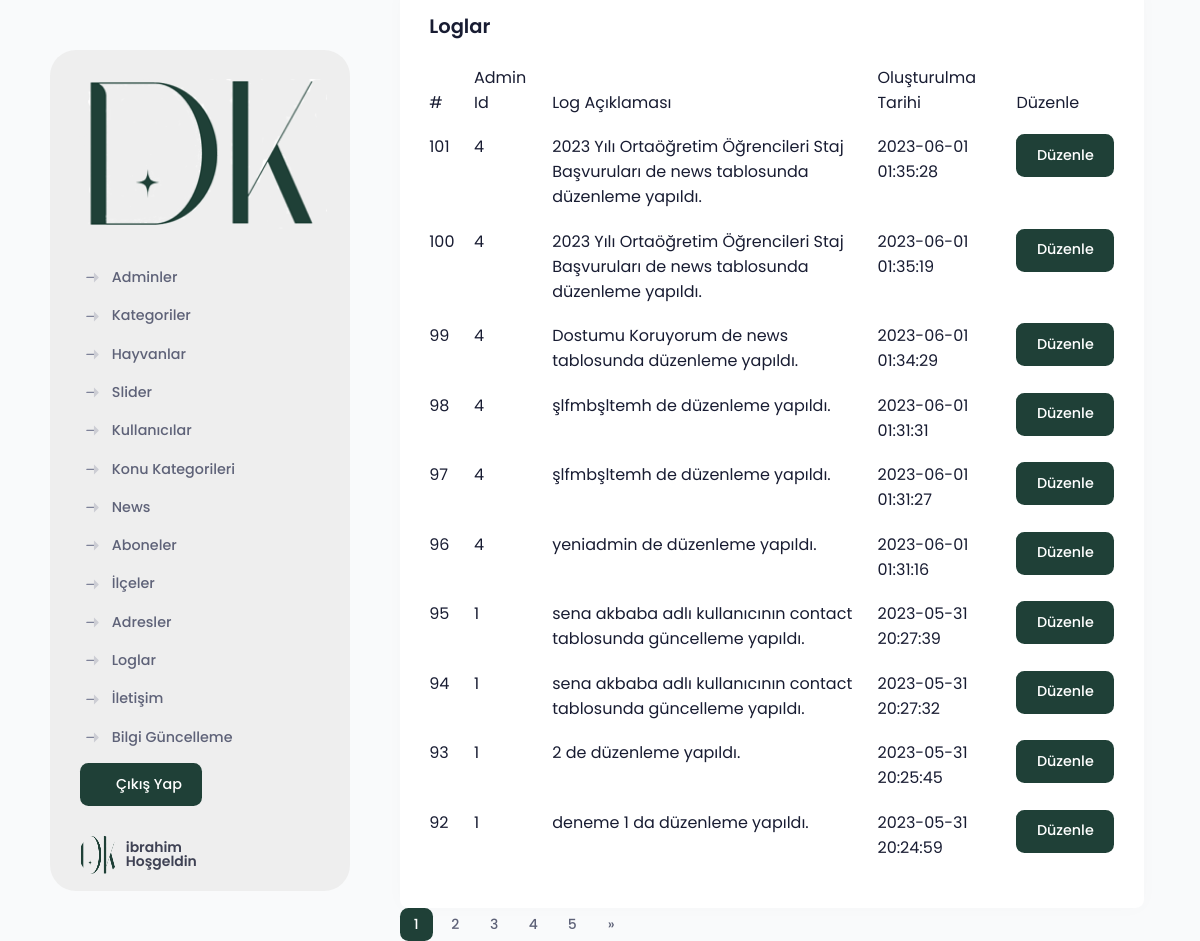
Screenshot of /DK/adminPanel/logs.php (signed in) with the database file from the repository.
### tables this page shows
CREATE TABLE `logs` (
  `id` int(11) NOT NULL AUTO_INCREMENT,
  `admin_id` int(11) DEFAULT NULL,
  `logs` varchar(255) DEFAULT NULL,
  `createdDate` datetime DEFAULT NULL,
  PRIMARY KEY (`id`)
);

### DK/adminPanel/logs.php (the view, shortened to what this page needs)
<?php
include 'header2.php';
$entriesPerPage = 10;
$page = isset($_GET['page']) ? $_GET['page'] : 1;
$offset = ($page - 1) * $entriesPerPage;
$statement = $db->prepare("SELECT * FROM logs ORDER BY id DESC LIMIT :limit OFFSET :offset");
$statement->bindValue(':limit', $entriesPerPage, PDO::PARAM_INT);
$statement->bindValue(':offset', $offset, PDO::PARAM_INT);
$statement->execute();
$totalEntries = $db->query("SELECT COUNT(*) FROM logs")->fetchColumn();
$totalPages = ceil($totalEntries / $entriesPerPage);
?>
<div class="row justify-content-center" style="margin-top: 750px;">
  <div class="col-lg-30">
    <div class="card">
      <div class="card-body">
        <h2 class="card-title">Loglar</h2>
        <table class="table">
          <thead>
            <tr>
              <th>#</th>
              <th>Admin Id</th>
              <th>Log Açıklaması</th>
              <th>Oluşturulma Tarihi</th>
              <th>Düzenle</th>
            </tr>
          </thead>
          <tbody>
            <?php
            while ($row = $statement->fetch(PDO::FETCH_ASSOC)) {
              $admin_id = $row['admin_id'];
              $logs = $row['logs'];
              $createdDate = $row['createdDate'];
              $id = $row['id'];
              echo "<tr>";
              echo "<td>$id</td>";
              echo "<td>$admin_id</td>";
              echo "<td>$logs</td>";
              echo "<td>$createdDate</td>";
              echo "<td><button class='btn btn-primary' onclick='openCategoryModalEdit($id)'>Düzenle</button></td>";
              echo "</tr>";
            }
            ?>
          </tbody>
        </table>
      </div>
    </div>
  </div>
</div>
<ul class="pagination justify-content-center">
  <?php
  $numPerPage = 5;
  $currentPageGroup = ceil($page / $numPerPage);
  $startPage = ($currentPageGroup - 1) * $numPerPage + 1;
  $endPage = min($startPage + $numPerPage - 1, $totalPages);
  for ($i = $startPage; $i <= $endPage; $i++) {
    $activeClass = $i == $page ? 'active' : '';
    echo "<li class='page-item $activeClass'><a class='page-link' href='/adminPanel/logs.php?page=$i'>$i</a></li>";
  }
  $nextGroupPage = $currentPageGroup * $numPerPage + 1;
  if ($nextGroupPage <= $totalPages) {
    echo "<li class='page-item'><a class='page-link' href='/adminPanel/logs.php?page=$nextGroupPage'>&raquo;</a></li>";
  }
  ?>
</ul>

### rows the page displays
logs: id "101", admin "4", logs "2023 Yılı Ortaöğretim Öğrencileri Staj Başvuruları de news tablosunda düzenleme yapıldı.", createdDate "2023-06-01 01:35:28"
logs: id "100", admin "4", logs "2023 Yılı Ortaöğretim Öğrencileri Staj Başvuruları de news tablosunda düzenleme yapıldı.", createdDate "2023-06-01 01:35:19"
logs: id "99", admin "4", logs "Dostumu Koruyorum de news tablosunda düzenleme yapıldı.", createdDate "2023-06-01 01:34:29"
logs: id "98", admin "4", logs "şlfmbşltemh de düzenleme yapıldı.", createdDate "2023-06-01 01:31:31"
logs: id "97", admin "4", logs "şlfmbşltemh de düzenleme yapıldı.", createdDate "2023-06-01 01:31:27"
logs: id "96", admin "4", logs "yeniadmin de düzenleme yapıldı.", createdDate "2023-06-01 01:31:16"
logs: id "95", admin "1", logs "sena akbaba adlı kullanıcının contact tablosunda güncelleme yapıldı.", createdDate "2023-05-31 20:27:39"
logs: id "94", admin "1", logs "sena akbaba adlı kullanıcının contact tablosunda güncelleme yapıldı.", createdDate "2023-05-31 20:27:32"
logs: id "93", admin "1", logs "2 de düzenleme yapıldı.", createdDate "2023-05-31 20:25:45"
logs: id "92", admin "1", logs "deneme 1 da düzenleme yapıldı.", createdDate "2023-05-31 20:24:59"

### other values shown
$_SESSION['username'] "ibrahim"
